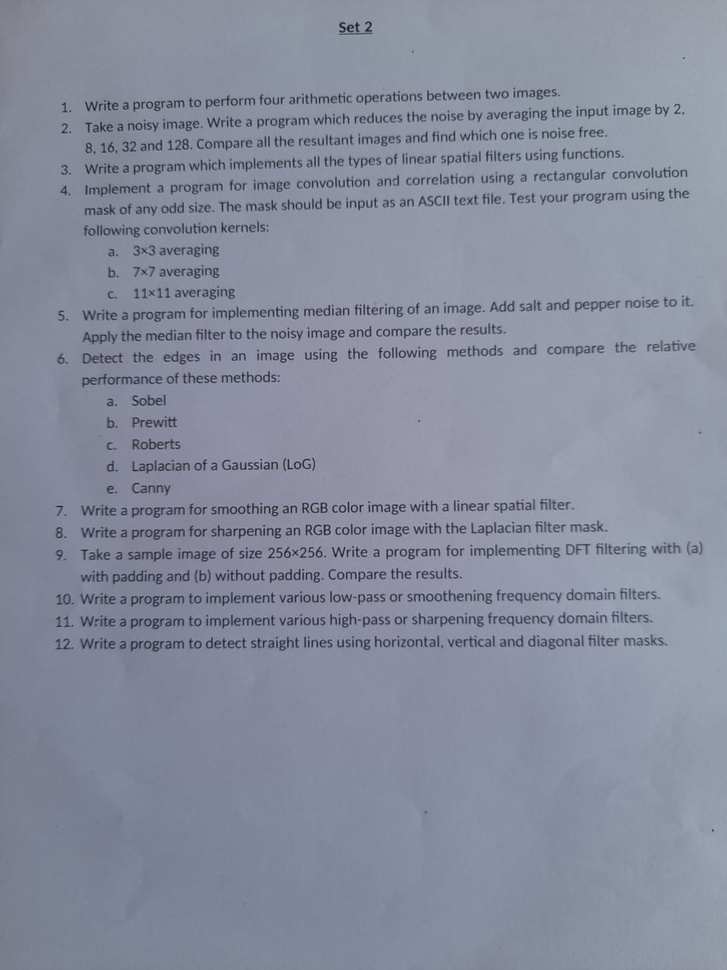
#> input picture SET-2/QUESTIONS-SET-2.jpeg, 727 x 970 px, shrunk from 960 x 1280 before the run, found by its file name
$ jupyter execute set_1_5_enhancement_operations.ipynb
#> lines starting #> are read from the running program, lines starting #| are printed output that depends on the picture; after the words box and inside, x2 and y2 are one past the last pixel; in counts of white or black regions, pixels touching at a corner belong together
<a href="https://colab.research.google.com/github/aswinsuresh-04/Digital_Image_and_Video_Processing-Lab/blob/main/set_1_5_enhancement_operations.ipynb" target="_parent"></a>

[cell 1]
import cv2
import numpy as np
from google.colab.patches import cv2_imshow
from google.colab import files

# Upload image
uploaded = files.upload()
#> the answer given: QUESTIONS-SET-2.jpeg
img_path = next(iter(uploaded))
img = cv2.imread(img_path)
#> img is the input picture: shape (970, 727, 3); mean B, G, R 158.6, 140.5, 135.4
gray = cv2.cvtColor(img, cv2.COLOR_BGR2GRAY)

# a. Brightness Enhancement (increase brightness by adding beta)
bright_img = cv2.convertScaleAbs(img, alpha=1, beta=50)  # beta > 0 increases brightness
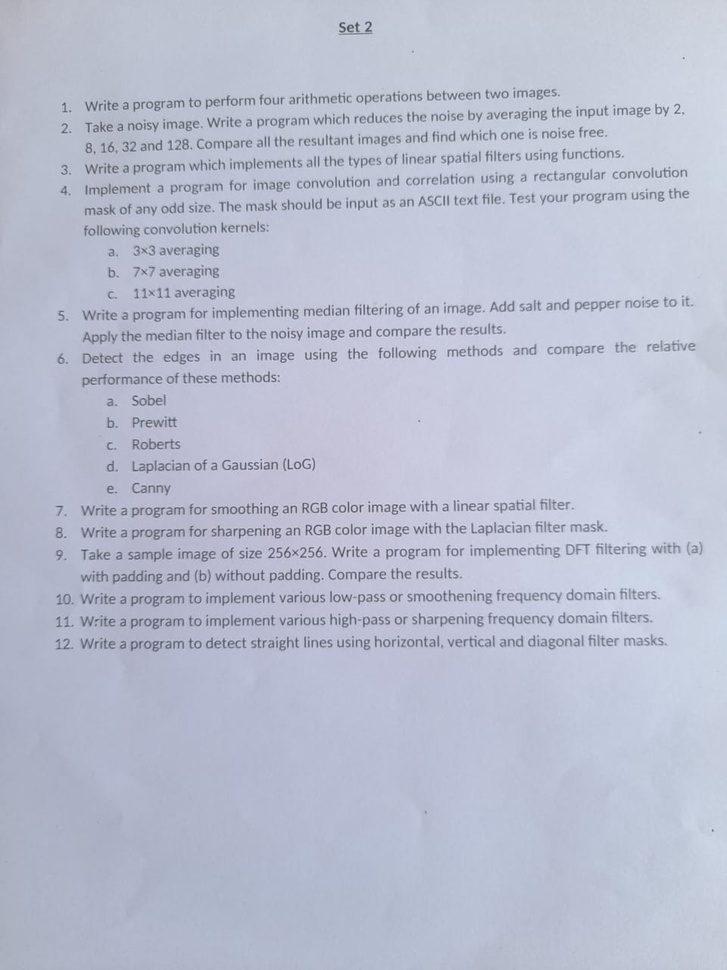
#> bright_img: shape (970, 727, 3); mean B, G, R 208.6, 190.5, 185.4
print("\na. Brightness Enhanced Image:")
cv2_imshow(bright_img)

# b. Contrast Enhancement (increase contrast by scaling with alpha)
contrast_img = cv2.convertScaleAbs(img, alpha=1.5, beta=0)  # alpha > 1 increases contrast
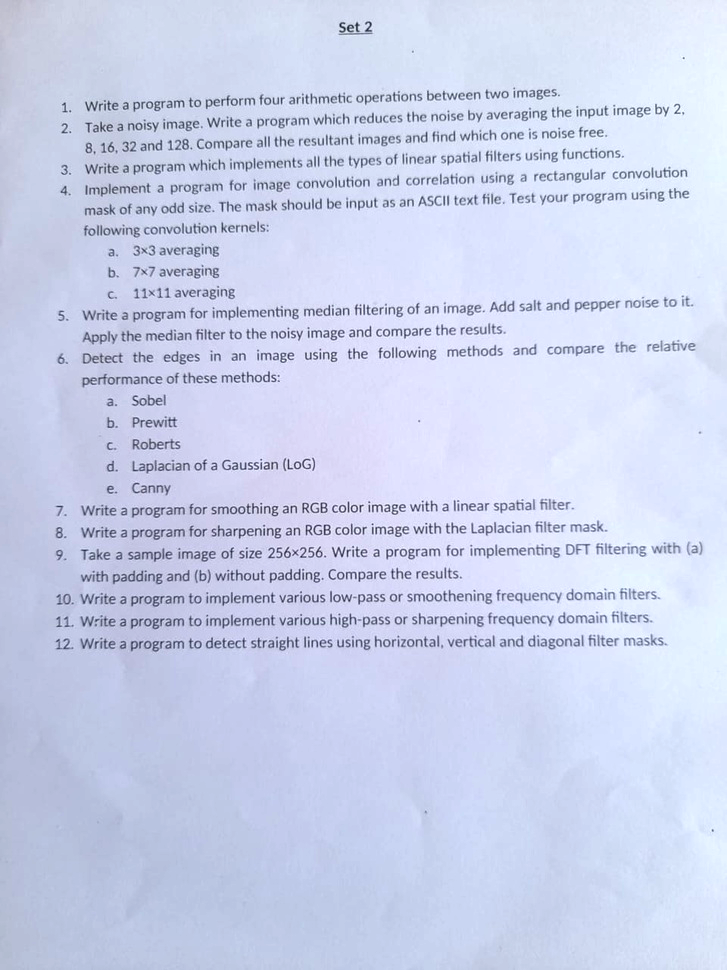
#> contrast_img: shape (970, 727, 3); mean B, G, R 236.7, 210.8, 203.1
print("\nb. Contrast Enhanced Image:")
cv2_imshow(contrast_img)

# c. Complement of Image (Negative)
complement_img = 255 - img
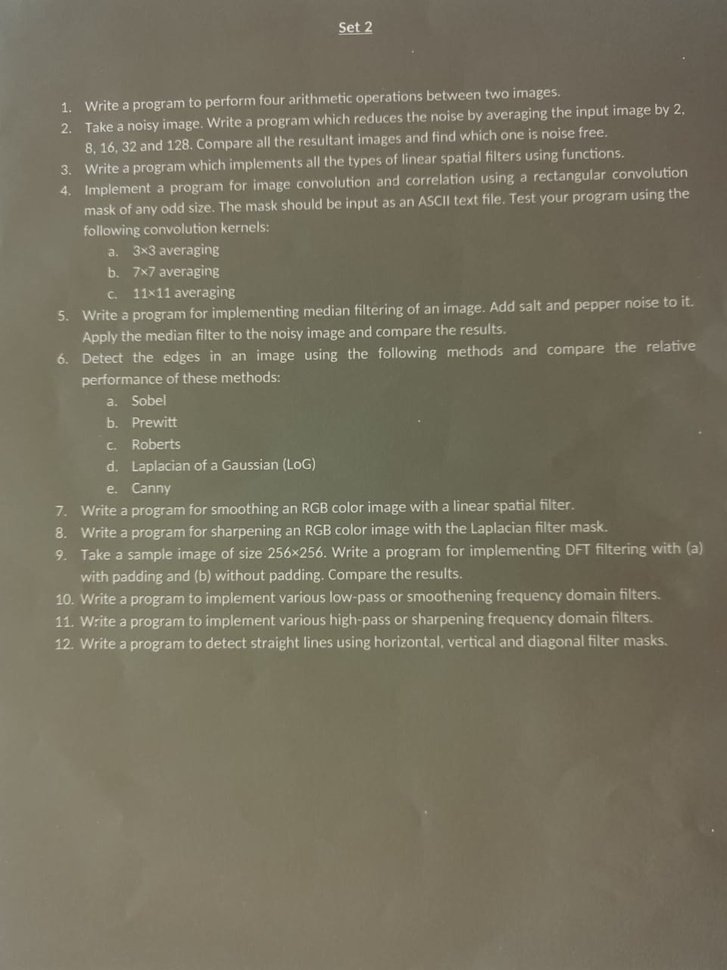
#> complement_img: shape (970, 727, 3); mean B, G, R 96.4, 114.5, 119.6
print("\nc. Complement (Negative) Image:")
cv2_imshow(complement_img)

# d. Binary Contrast Enhancement (simple thresholding)
_, binary_img = cv2.threshold(gray, 127, 255, cv2.THRESH_BINARY)
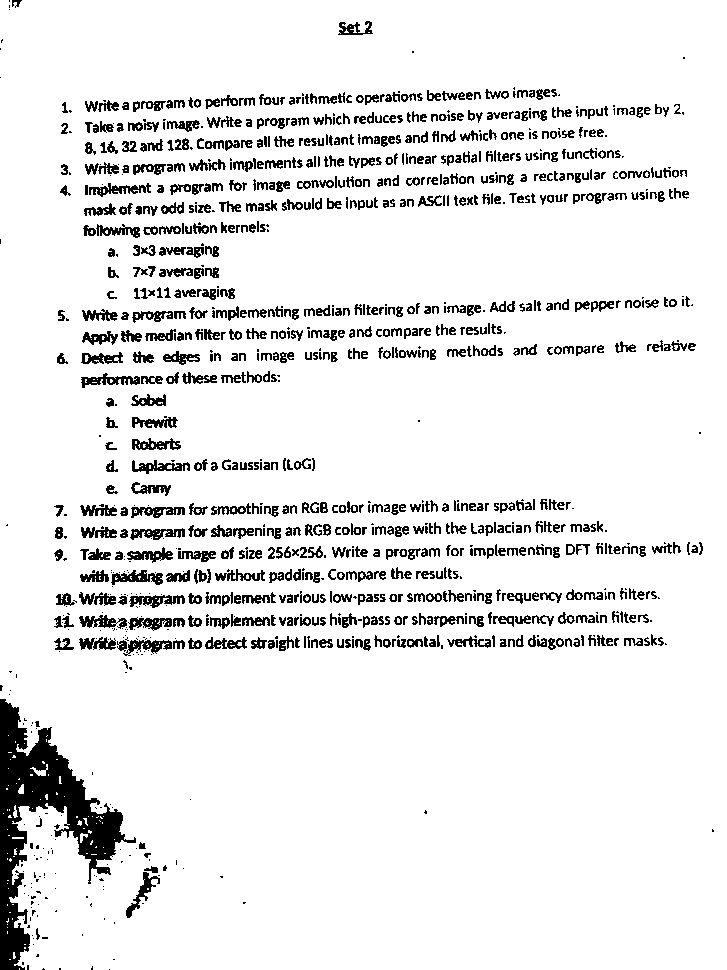
#> binary_img: shape (970, 727); 91.1% white; 1175 black regions (368 under 20 px), largest, box (x1, y1, x2, y2) and area: (0, 699, 136, 970) 11243, (111, 570, 163, 585) 414, (129, 595, 185, 608) 397
print("\nd. Binary Contrast Enhancement:")
cv2_imshow(binary_img)

# e. Brightness Slicing (highlight pixels with intensity between 100 and 200)
brightness_sliced = cv2.inRange(gray, 100, 200)
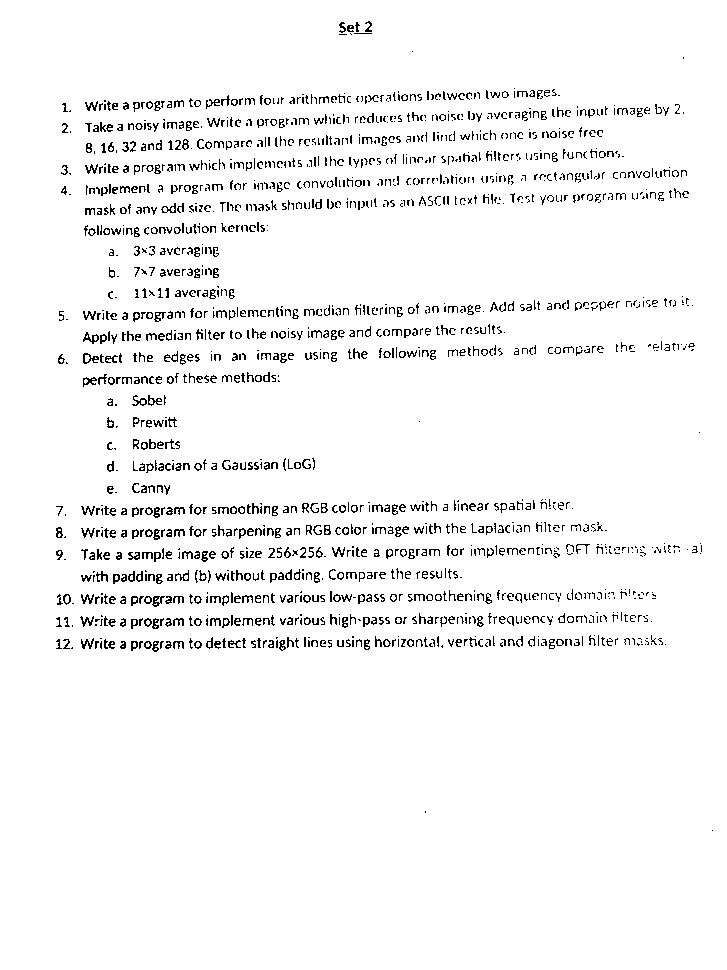
#> brightness_sliced: shape (970, 727); 95.9% white; black in thin lines or dots, all inside (x1, y1, x2, y2) = (56, 21, 713, 831)
print("\ne. Brightness Slicing:")
cv2_imshow(brightness_sliced)

# f. Low-pass Filtering (Gaussian Blur to smooth image)
low_pass = cv2.GaussianBlur(img, (5, 5), 0)
print("\nf. Low-pass Filtered Image:")
cv2_imshow(low_pass)

# g. High-pass Filtering (sharpening using kernel)
kernel = np.array([
    [-1, -1, -1],
    [-1,  9, -1],
    [-1, -1, -1]
])
high_pass = cv2.filter2D(img, -1, kernel)
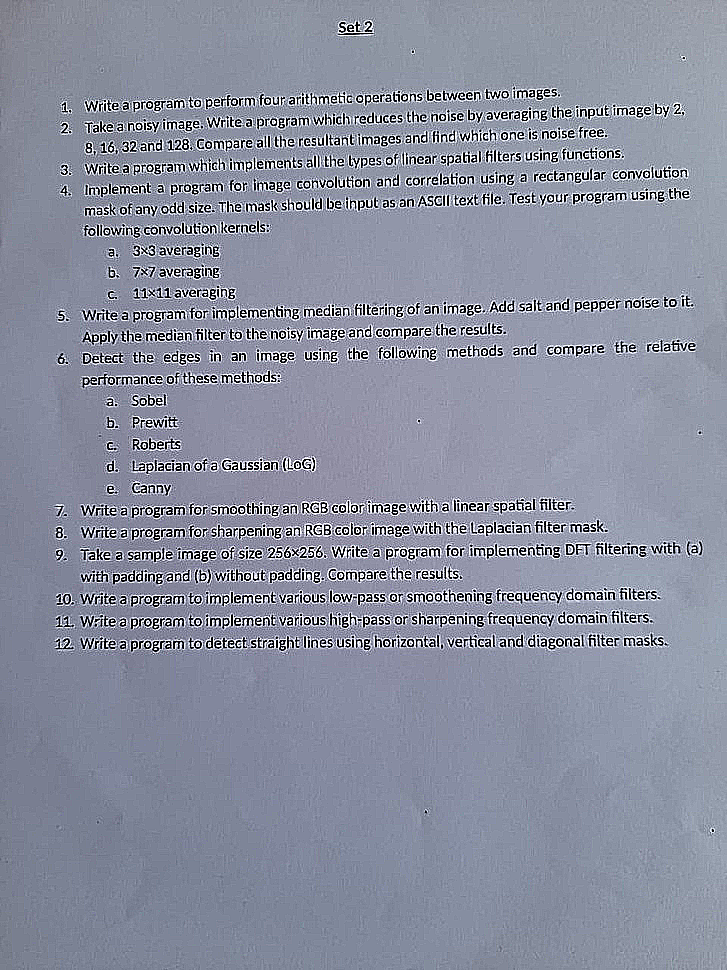
#> high_pass: shape (970, 727, 3); mean B, G, R 160.4, 143.6, 138.8
print("\ng. High-pass Filtered Image:")
cv2_imshow(high_pass)
